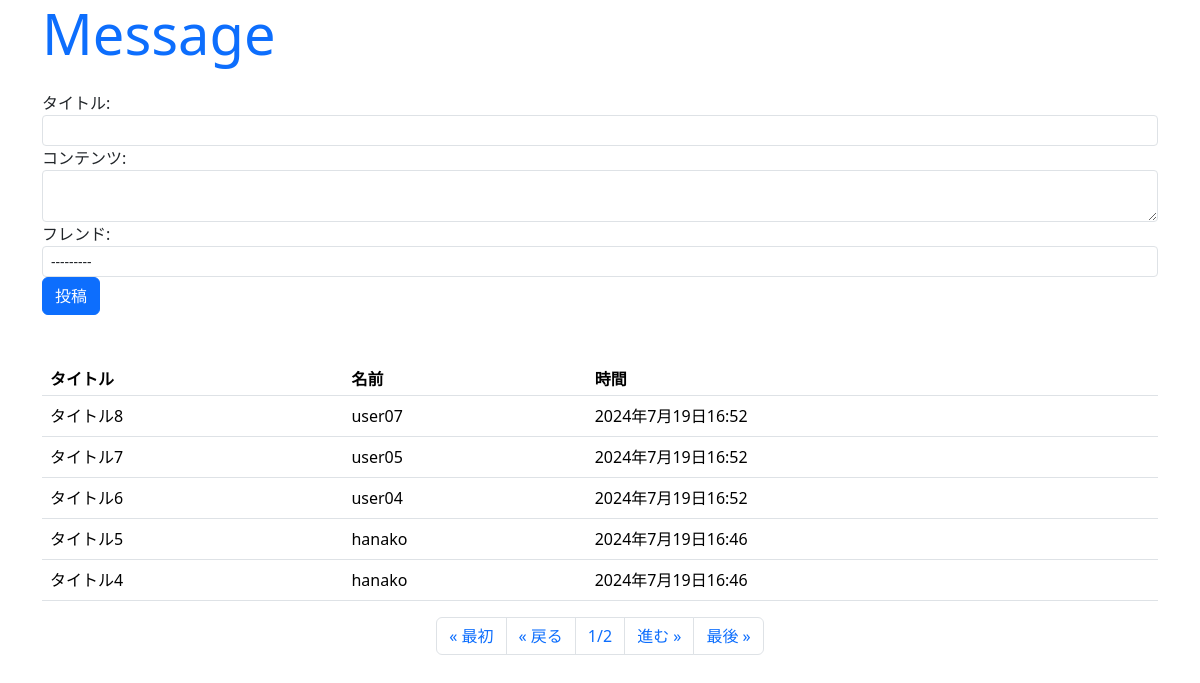
Page /hello/message/ on the committed database.
### hello/models.py (models this page shows)
class Message(models.Model):
    friend = models.ForeignKey(Friend, on_delete=models.CASCADE)
    title = models.CharField(max_length=100)
    content = models.CharField(max_length=300)
    pub_date = models.DateTimeField(auto_now_add=True)
    class Meta:
        ordering = ('pub_date',)

class Friend(models.Model):
    name = models.CharField(max_length=100)
    mail = models.EmailField(max_length=200)
    gender = models.BooleanField()
    age = models.IntegerField()
    birthday = models.DateField()

### hello/views.py (the view)
# urls.py: path('message/', views.message, name='message'),
def message(request, page=1):
    if (request.method == "POST"):
        obj = Message()
        form = MessageForm(request.POST, instance=obj)
        form.save()
    data = Message.objects.all().reverse()
    paginator = Paginator(data, 5)
    params = {
        'title':'Message',
        'form':MessageForm(),
        'data':paginator.get_page(page),
    }
    return render(request, "hello/message.html", params)

### hello/forms.py
class MessageForm(forms.ModelForm):
    class Meta:
        model = Message
        fields = ['title', 'content', 'friend']
        labels = {
            'title':'タイトル',
            'content':'コンテンツ',
            'friend':'フレンド'
        }
        widgets = {
            'title':forms.TextInput(attrs={'class':'form-control form-control-sm'}),
            'content':forms.Textarea(attrs={'class':'form-control form-control-sm', 'rows':2}),
            'friend':forms.Select(attrs={'class':'form-control form-control-sm'}),
        }

### hello/views.py (called while the page is built)
def sample_middleware(get_response):
    def middleware(request):
        counter = request.session.get('counter',0)
        request.session['counter'] = counter + 1
        response = get_response(request)
        print("count:" + str(counter))
        return response
    return middleware

### hello/templates/hello/message.html (shortened to what this page needs)
{% load static %}
<!DOCTYPE html>
<html lang="ja">
<head>
    <link rel="stylesheet" href="https://cdn.jsdelivr.net/npm/bootstrap/dist/css/bootstrap.css">
</head>
<body class="container">
    <h1 class="display-4 text-primary mb-4">{{title}}</h1>
    <form action="{% url 'message' %}" method="POST">
        {{ form }}
        <input type="submit" value="投稿" class="btn btn-primary">
    </form>
    <table class="table">
        <tr>
            <th class="py-1">タイトル</th>
            <th class="py-1">名前</th>
            <th class="py-1">時間</th>
        </tr>
    {% for item in data %}
        <tr>
            <td class="py-2">{{item.title}}</td>
            <td class="py-2">{{item.friend.name}}</td>
            <td class="py-2">{{item.pub_date}}</td>
        </tr>
    {% endfor %}
    </table>
    <ul class="pagination justify-content-center">
        {% if data.has_previous %}
        <li class="page-item">
            <a class="page-link" href="{% url 'message' %}">&laquo; 最初</a>
        </li>
        <li class="page-item">
            <a class="page-link" href="{% url 'message' %}{{data.previous_page_number}}">&laquo; 戻る</a>
        </li>
        {% else %}
        <li class="page-item">
            <a class="page-link">&laquo; 最初</a>
        </li>
        <li class="page-item">
            <a class="page-link">&laquo; 戻る</a>
        </li>
        {% endif %}
        <li class="page-item">
            <a class="page-link">{{data.number}}/{{data.paginator.num_pages}}</a>
        </li>
        {% if data.has_next %}
        <li class="page-item">
            <a class="page-link" href="{% url 'message' %}{{data.next_page_number}}">進む &raquo;</a>
        </li>
        <li class="page-item">
            <a class="page-link" href="{% url 'message' %}{{data.paginator.num_pages}}">最後 &raquo;</a>
        </li>
        {% endif %}
    </ul>
</body>
</html>

### rows in the picture
Message: title "タイトル8", friend.name "user07", pub_date "2024年7月19日16:52"
Message: title "タイトル7", friend.name "user05", pub_date "2024年7月19日16:52"
Message: title "タイトル6", friend.name "user04", pub_date "2024年7月19日16:52"
Message: title "タイトル5", friend.name "hanako", pub_date "2024年7月19日16:46"
Message: title "タイトル4", friend.name "hanako", pub_date "2024年7月19日16:46"

### other values in the picture
{{ data.number }} "1"
{{ data.paginator.num_pages }} "2"
